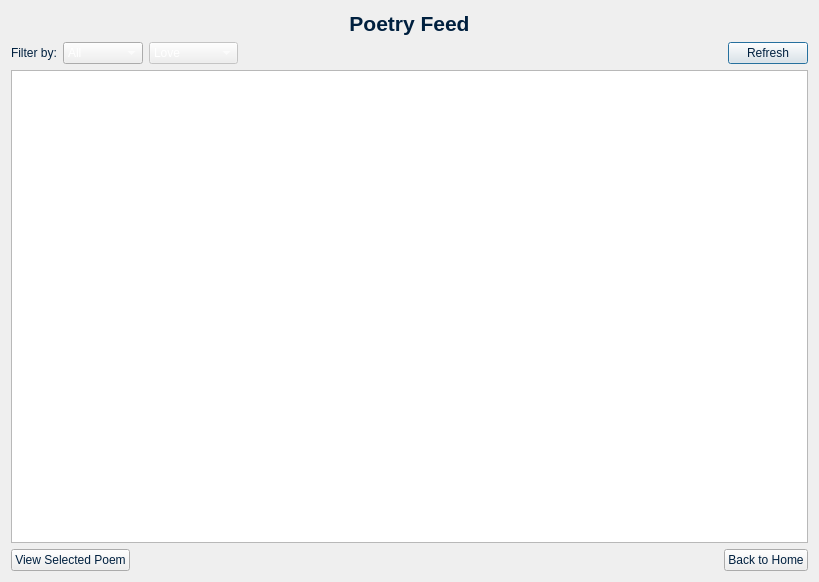
<?xml version="1.0" encoding="UTF-8"?>
<ui version="4.0">
 <class>ReadPoems</class>
 <widget class="QDialog" name="ReadPoems">
  <property name="geometry">
   <rect>
    <x>0</x>
    <y>0</y>
    <width>819</width>
    <height>582</height>
   </rect>
  </property>
  <property name="windowTitle">
   <string>World of Poetry - Read Poems</string>
  </property>
  <property name="styleSheet">
   <string notr="true">
 color: rgb(0, 32, 63);
background-image: url(:/img/images/Country Birds Grayscale Coloring Book for Adults_.jpeg);</string>
  </property>
  <layout class="QVBoxLayout" name="verticalLayout">
   <item>
    <widget class="QLabel" name="label_title">
     <property name="font">
      <font>
       <pointsize>16</pointsize>
       <bold>true</bold>
      </font>
     </property>
     <property name="text">
      <string>Poetry Feed</string>
     </property>
     <property name="alignment">
      <set>Qt::AlignmentFlag::AlignCenter</set>
     </property>
    </widget>
   </item>
   <item>
    <layout class="QHBoxLayout" name="horizontalLayout">
     <item>
      <widget class="QLabel" name="label_filter">
       <property name="text">
        <string>Filter by:</string>
       </property>
      </widget>
     </item>
     <item>
      <widget class="QComboBox" name="comboBox_filter">
       <property name="styleSheet">
        <string notr="true">color:rgb(255, 255, 255)</string>
       </property>
       <item>
        <property name="text">
         <string>All</string>
        </property>
       </item>
       <item>
        <property name="text">
         <string>Category</string>
        </property>
       </item>
       <item>
        <property name="text">
         <string>Author</string>
        </property>
       </item>
       <item>
        <property name="text">
         <string>Recent</string>
        </property>
       </item>
      </widget>
     </item>
     <item>
      <widget class="QComboBox" name="comboBox_category">
       <property name="enabled">
        <bool>false</bool>
       </property>
       <property name="styleSheet">
        <string notr="true">color:rgb(255,255,255);</string>
       </property>
       <item>
        <property name="text">
         <string>Love</string>
        </property>
       </item>
       <item>
        <property name="text">
         <string>Nature</string>
        </property>
       </item>
       <item>
        <property name="text">
         <string>Life</string>
        </property>
       </item>
       <item>
        <property name="text">
         <string>Happiness</string>
        </property>
       </item>
       <item>
        <property name="text">
         <string>Sadness</string>
        </property>
       </item>
       <item>
        <property name="text">
         <string>Friendship</string>
        </property>
       </item>
       <item>
        <property name="text">
         <string>Other</string>
        </property>
       </item>
      </widget>
     </item>
     <item>
      <spacer name="horizontalSpacer">
       <property name="orientation">
        <enum>Qt::Orientation::Horizontal</enum>
       </property>
       <property name="sizeHint" stdset="0">
        <size>
         <width>40</width>
         <height>20</height>
        </size>
       </property>
      </spacer>
     </item>
     <item>
      <widget class="QPushButton" name="pushButton_refresh">
       <property name="text">
        <string>Refresh</string>
       </property>
      </widget>
     </item>
    </layout>
   </item>
   <item>
    <widget class="QListWidget" name="listWidget_poems">
     <property name="styleSheet">
      <string notr="true">color:rgb(255, 255, 255);
background-image: url(:/img/images/Country Birds Grayscale Coloring Book for Adults_.jpeg);</string>
     </property>
    </widget>
   </item>
   <item>
    <layout class="QHBoxLayout" name="horizontalLayout_2">
     <item>
      <widget class="QPushButton" name="pushButton_viewPoem">
       <property name="text">
        <string>View Selected Poem</string>
       </property>
      </widget>
     </item>
     <item>
      <spacer name="horizontalSpacer_2">
       <property name="orientation">
        <enum>Qt::Orientation::Horizontal</enum>
       </property>
       <property name="sizeHint" stdset="0">
        <size>
         <width>40</width>
         <height>20</height>
        </size>
       </property>
      </spacer>
     </item>
     <item>
      <widget class="QPushButton" name="pushButton_back">
       <property name="text">
        <string>Back to Home</string>
       </property>
      </widget>
     </item>
    </layout>
   </item>
  </layout>
 </widget>
 <resources/>
 <connections/>
</ui>
